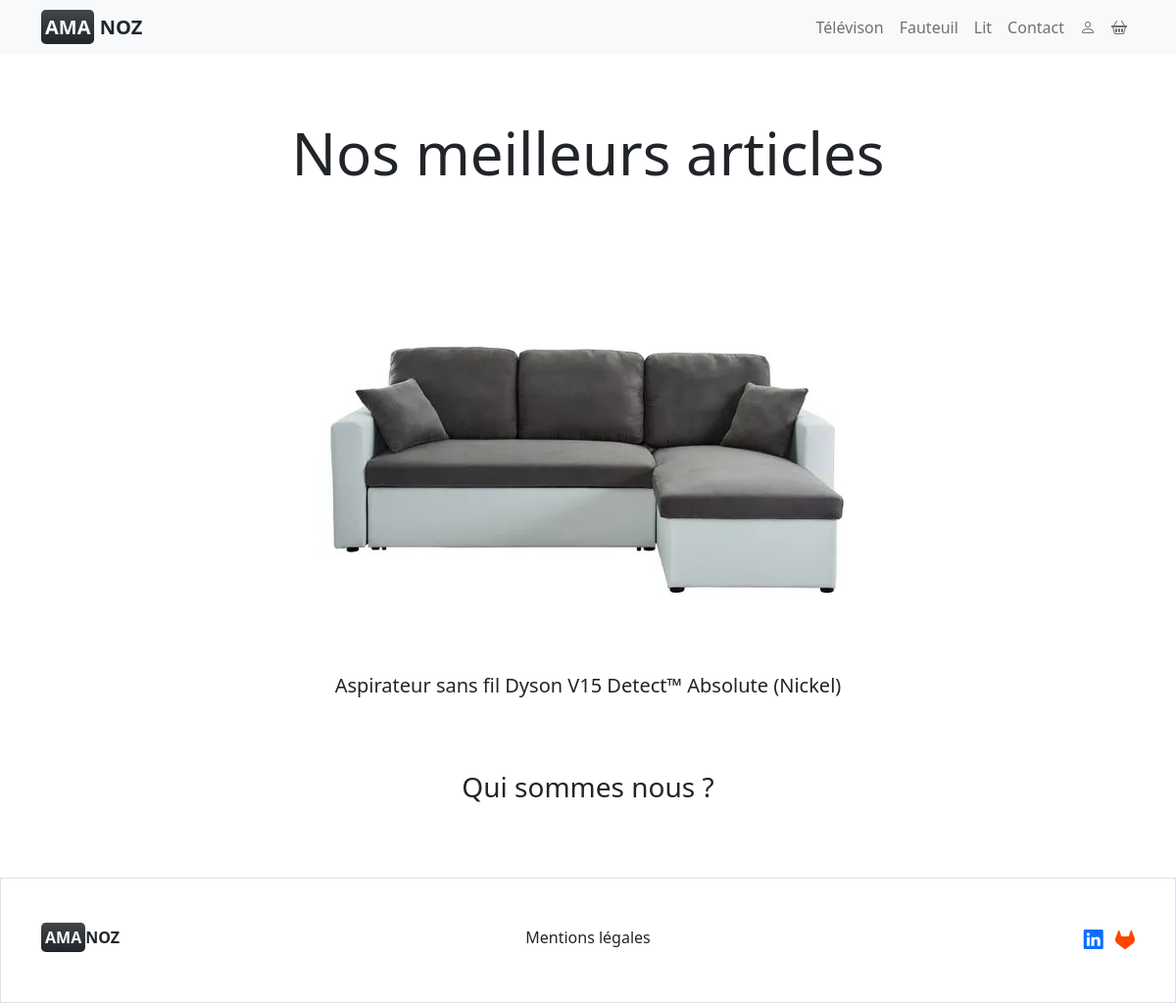
The app's page /accueil.php (signed in) with its own data.
### tables this page shows
CREATE TABLE Article(
	id_article INTEGER NOT NULL Auto_Increment,
	nom_article varchar(100),
	description_article varchar(1000),
	prix_article float,
	image_article varchar(150),
	num_catalogue INTEGER NOT NULL,
	PRIMARY KEY(id_article),
	FOREIGN KEY(num_catalogue) REFERENCES Catalogue(id_catalogue)
);

### accueil.php (the view, shortened to what this page needs)
<?php
require('bddconnexion.php');
$j=0;
$articles =[];
for($i=1;$i<4;$i++){
$req = $bdd->prepare('select * from Article where num_catalogue="'.$i.'"');
$req->execute();
$res= $req->fetch();
$articles[$j]=$res;
$j++;
}
?>
<!DOCTYPE html>
<html>
<?php include("head.php") ?>
<body>
    <?php
    include("header.php");
    ?>
    <main class="mt-120 mb-75">
        <div class="container ">
            <h1 class="text-center fs-50 "> Nos meilleurs articles</h1>
            <div id="carouselExample" class="carousel slide fixed " data-bs-ride="carousel">
                <div class="carousel-inner  ">
                    <?php foreach($articles as $article):;?>
                    <?php if($article['num_catalogue']==1):;?>
                    <div class="carousel-item active text-center ">
                            <?php
                            echo '<img src="img/'.$article['image_article'].'" class="img-fluid" alt="article">';
                            ?>
                        <h5><?=$article['nom_article'];?></h5>
                    </div>
                <?php endif; ?>
                    <?php endforeach;?>
                </div>
                <button class="carousel-control-prev " type="button" data-bs-target="#carouselExample" data-bs-slide="prev">
                    <span class="carousel-control-prev-icon text-secondary" aria-hidden="true"></span>
                </button>
                <button class="carousel-control-next " type="button" data-bs-target="#carouselExample" data-bs-slide="next">
                    <span class="carousel-control-next-icon text-dark" aria-hidden="true"></span>
                </button>
            </div>
            <a href="#whoModal" data-bs-toggle="modal" class="text-decoration-none text-dark">
                <h3 class="text-center">Qui sommes nous ?</h3>
            </a>
        </div>
    </main>
    <?php include("footer.php") ?>
</body>
</html>

### head.php (style rules this page uses)
.mt-120 { margin-top: 120px; }
.fs-50 { font-size: 60px; }
.mb-75 { margin-bottom: 75px; }
h5 { margin-bottom: 75px; }

### records on screen
article: image_article (picture), nom_article "Aspirateur sans fil Dyson V15 Detect™ Absolute (Nickel)"
